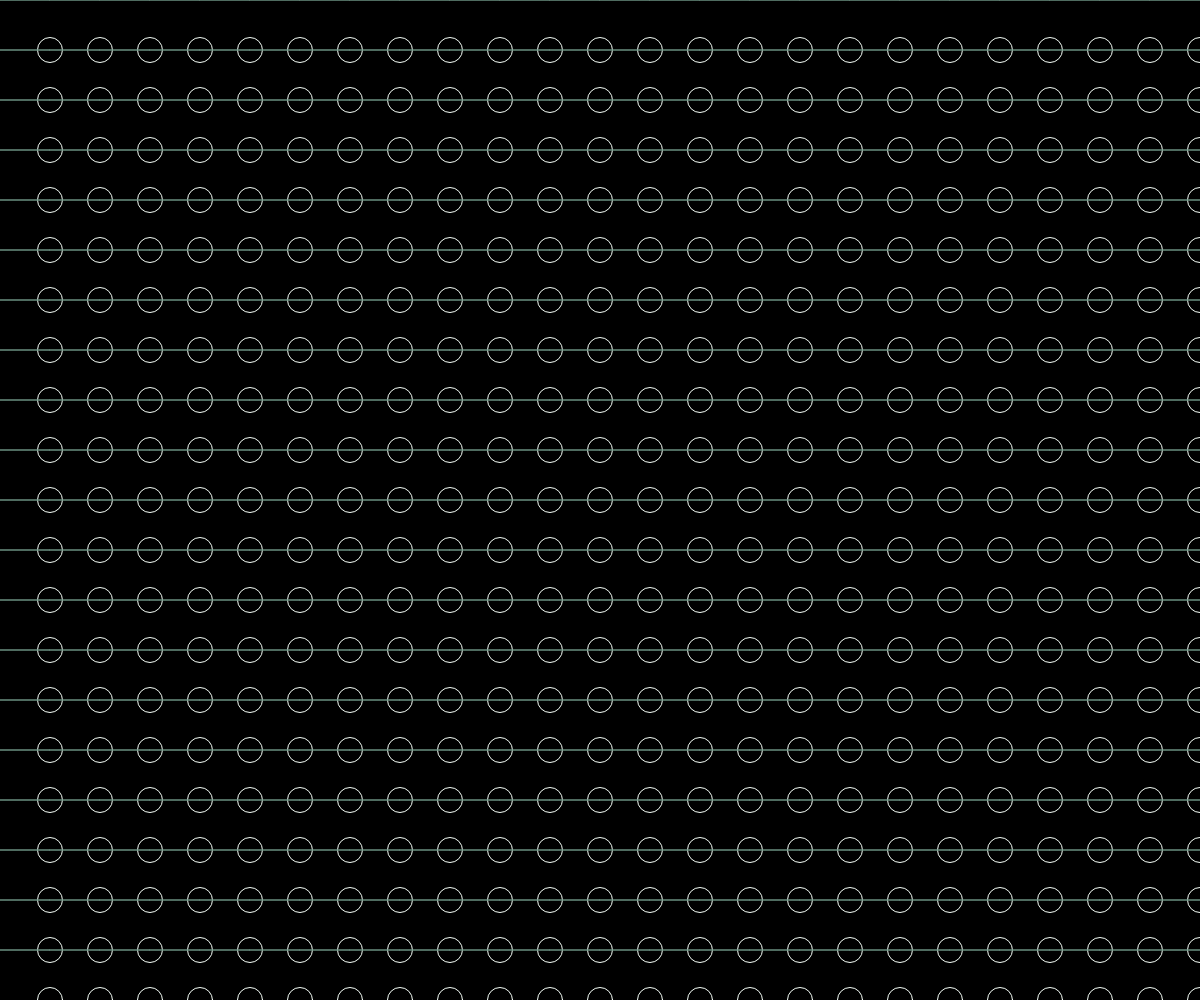
Frame 1 (no input)
Frame 60 (no input): identical to frame 1, image omitted
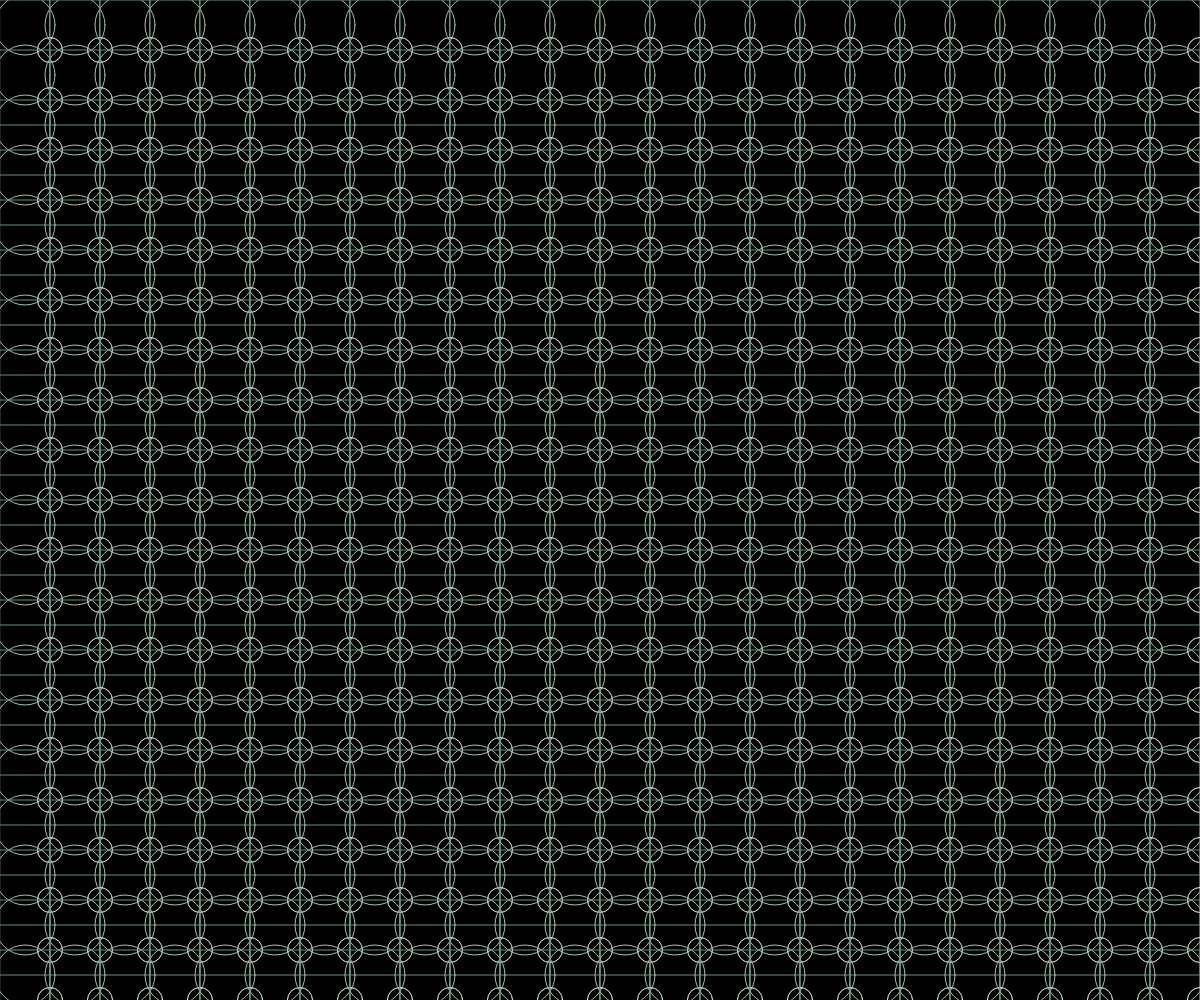
Frame 120 (the mouse pressed at the canvas centre since frame 60)

The p5.js sketch that drew these frames (run headless with seeded random() and noise() and a simulated clock; from frame 60 on, the mouse is pressed at the canvas centre):

// p5.js sketch
// ── sketch.js
function setup() {
  createCanvas(windowWidth,windowHeight);
}

function draw() {
  background(0);
  noFill();
  stroke(255);
  
  //ellipse(25,25,50);
  //rect(0,0,50,50);
  //ellipse(50,50,25)
  //ellipse(75,25,50)
  //rect(50,0,50)
  //ellipse(100,50,25)
  //ellipse(125,25,50)
  //rect(100,0,50)
  //ellipse(150,50,25)
  //ellipse(175,25,50)
  //rect(150,0,50)
  //ellipse(200,50,25)
  //ellipse(225,25,50)
  //rect(200,0,50)
  //ellipse(250,50,25)
  //ellipse(275,25,50)
  //rect(250,0,50)
  //ellipse(300,50,25)
  //ellipse(325,25,50)
  //rect(300,0,50)
  //ellipse(350,50,25)
  //ellipse(375,25,50)
  //rect(350,0,50)
  //ellipse(400,50,25)
for(var j=0;j<windowHeight/50;j++){
  for(var i=0;i <windowWidth/50;i++){
  stroke("#a4c3b2")
  ellipse(25+(i*50),25+(j*50),mouseX/10);
  stroke("#6b9080")
  rect(0+(i*50),0+(j*50),50,mouseY/4);
  stroke("#f6fff8")
  ellipse(50+(i*50),50+(j*50),25)
  }
}
}
